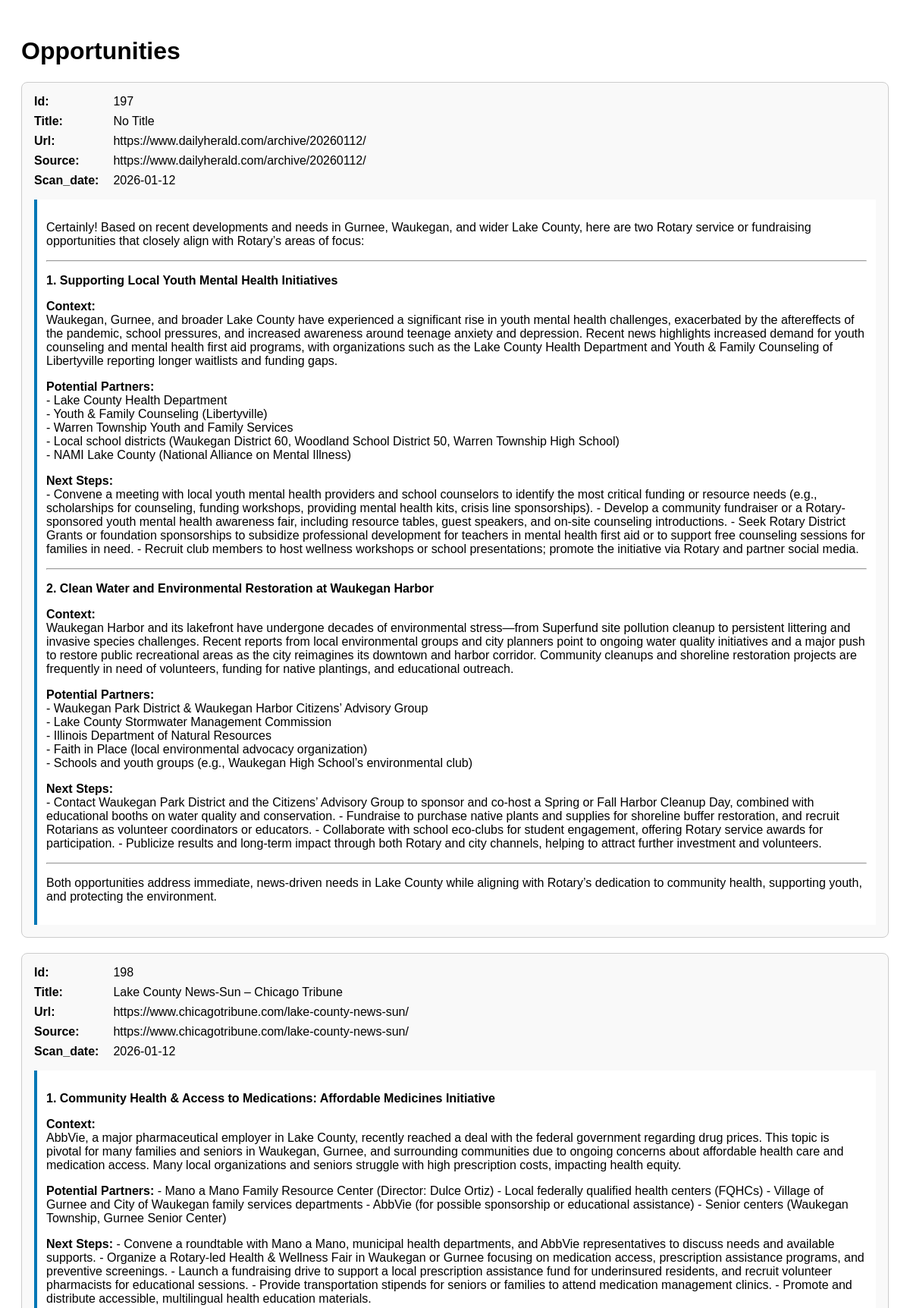
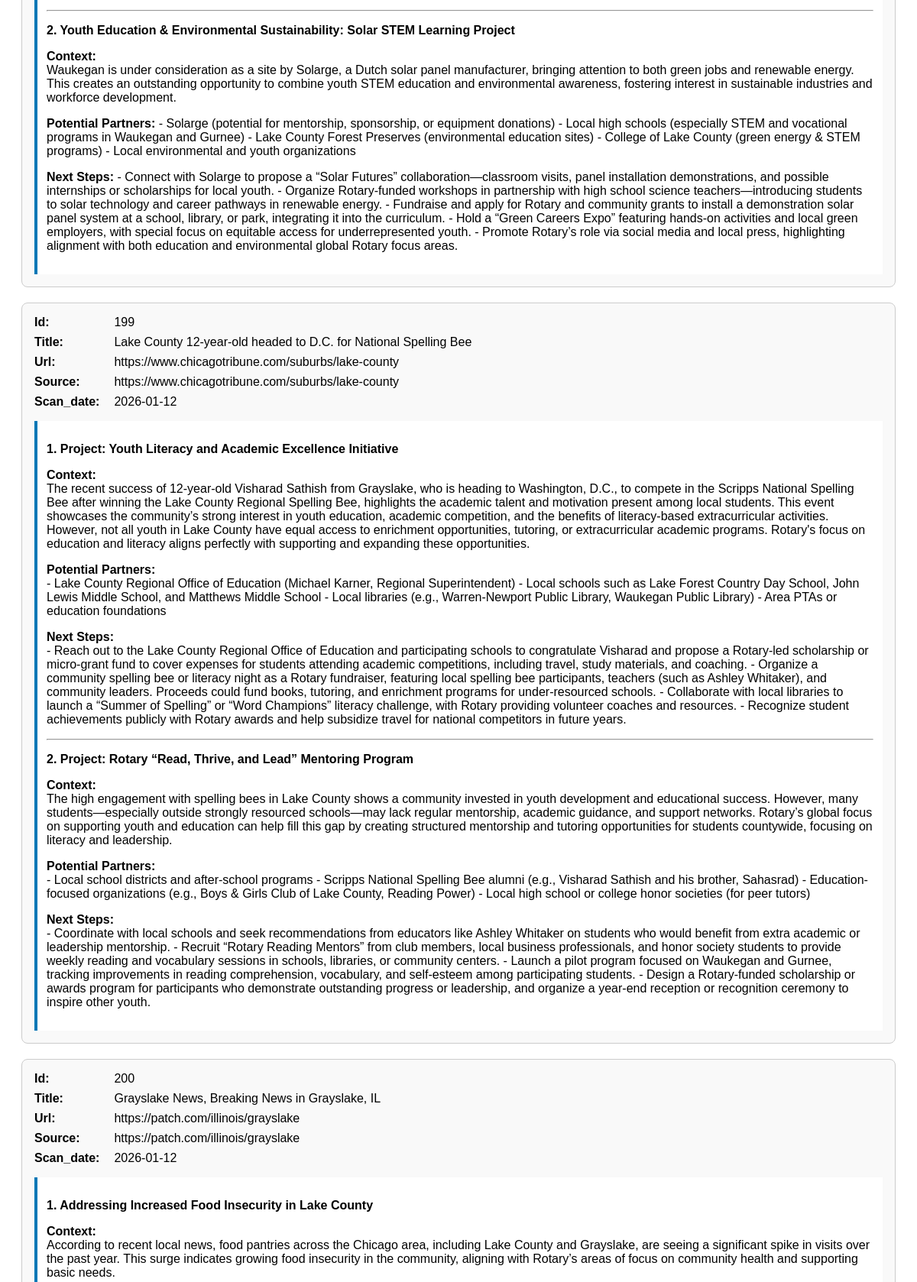
Page /summary (upper part) on the committed database (2 pictures, top to bottom).
### tables this page shows
CREATE TABLE content (
    id INTEGER PRIMARY KEY AUTOINCREMENT,
    title TEXT,
    url TEXT,
    source TEXT,
    content TEXT,
    is_opportunity INTEGER,
    raw_content TEXT,
    gpt_suggestion TEXT
, scan_date TEXT);

### web.py (the view)
@app.route("/summary")
def summary():
    articles = get_opportunities()
    for article in articles:
        if 'gpt_suggestion' in article:
            article['gpt_suggestion_html'] = markdown.markdown(article['gpt_suggestion'])
    return render_template("summary.html", rows=articles)

### web.py (called while the page is built)
def get_opportunities():
    conn = sqlite3.connect(DB_PATH)
    c = conn.cursor()
    rows = c.execute("SELECT * FROM content").fetchall()
    columns = [desc[0] for desc in c.description]
    conn.close()
    return [dict(zip(columns, row)) for row in rows]

### templates/summary.html (shortened to what this page needs)
<!DOCTYPE html>
<html>
<head>
</head>
<body>
    <h1>Opportunities</h1>
    {% for row in rows %}
        <div class="opportunity">
            {% for col, value in row.items() %}
                {% if col not in ['content', 'is_opportunity', 'gpt_suggestion', 'raw_content', 'suggested_action', 'gpt_suggestion_html'] %}
                    <div class="field">
                        <span class="label">{{ col|capitalize }}:</span> {{ value }}
                    </div>
                {% endif %}
            {% endfor %}
            {% if row.get('gpt_suggestion_html') %}
                <div class="gpt_suggestion">
                    {{ row['gpt_suggestion_html'] | safe }}
                </div>
            {% endif %}
        </div>
    {% endfor %}
</body>
</html>

### templates/summary.html (style rules this page uses)
body { font-family: Arial, sans-serif; padding: 20px; }
.opportunity { border: 1px solid #ccc; border-radius: 8px; padding: 16px; margin-bottom: 20px; background-color: #f9f9f9; }
.label { font-weight: bold; display: inline-block; width: 100px; }
.gpt_suggestion { margin-top: 16px; padding: 12px; background-color: #fff; border-left: 4px solid #0077b6; }
.field { margin-bottom: 8px; }

### rows in the picture
content: row "Id", row "197", col "Title", title "No Title", col "Url", url "https://www.dailyherald.com/archive/20260112/", col "Source", source "https://www.dailyherald.com/archive/20260112/", col "Scan_date", scan_date "2026-01-12", gpt_suggestion_html "Certainly! Based on recent developments and needs in Gurnee, Waukegan, and wider Lake County, here are two Rotary service or fundraising opportunities that closely align with Rotary’s areas of focus: 1. Supporting Local Youth Mental Health Initiatives Context: Waukegan, Gurnee, and broader Lake County have experienced a significant rise in youth mental health challenges, exacerbated by the aftereffects of the pandemic, school pressures, and increased awareness around teenage anxiety and depression. Recent news highlights increased demand for youth counseling and mental health first aid programs, with organizations such as the Lake County Health Department and Youth & Family Counseling of…"
content: row "Id", row "198", col "Title", title "Lake County News-Sun – Chicago Tribune", col "Url", url "https://www.chicagotribune.com/lake-county-news-sun/", col "Source", source "https://www.chicagotribune.com/lake-county-news-sun/", col "Scan_date", scan_date "2026-01-12", gpt_suggestion_html "1. Community Health & Access to Medications: Affordable Medicines Initiative Context: AbbVie, a major pharmaceutical employer in Lake County, recently reached a deal with the federal government regarding drug prices. This topic is pivotal for many families and seniors in Waukegan, Gurnee, and surrounding communities due to ongoing concerns about affordable health care and medication access. Many local organizations and seniors struggle with high prescription costs, impacting health equity. Potential Partners: - Mano a Mano Family Resource Center (Director: Dulce Ortiz) - Local federally qualified health centers (FQHCs) - Village of Gurnee and City of Waukegan family services departments -…"
content: row "Id", row "199", col "Title", title "Lake County 12-year-old headed to D.C. for National Spelling Bee", col "Url", url "https://www.chicagotribune.com/suburbs/lake-county", col "Source", source "https://www.chicagotribune.com/suburbs/lake-county", col "Scan_date", scan_date "2026-01-12", gpt_suggestion_html "1. Project: Youth Literacy and Academic Excellence Initiative Context: The recent success of 12-year-old Visharad Sathish from Grayslake, who is heading to Washington, D.C., to compete in the Scripps National Spelling Bee after winning the Lake County Regional Spelling Bee, highlights the academic talent and motivation present among local students. This event showcases the community’s strong interest in youth education, academic competition, and the benefits of literacy-based extracurricular activities. However, not all youth in Lake County have equal access to enrichment opportunities, tutoring, or extracurricular academic programs. Rotary's focus on education and literacy aligns perfectly…"
content: row "Id", row "200", col "Title", title "Grayslake News, Breaking News in Grayslake, IL", col "Url", url "https://patch.com/illinois/grayslake", col "Source", source "https://patch.com/illinois/grayslake", col "Scan_date", scan_date "2026-01-12", gpt_suggestion_html "1. Addressing Increased Food Insecurity in Lake County Context: According to recent local news, food pantries across the Chicago area, including Lake County and Grayslake, are seeing a significant spike in visits over the past year. This surge indicates growing food insecurity in the community, aligning with Rotary’s areas of focus on community health and supporting basic needs."
